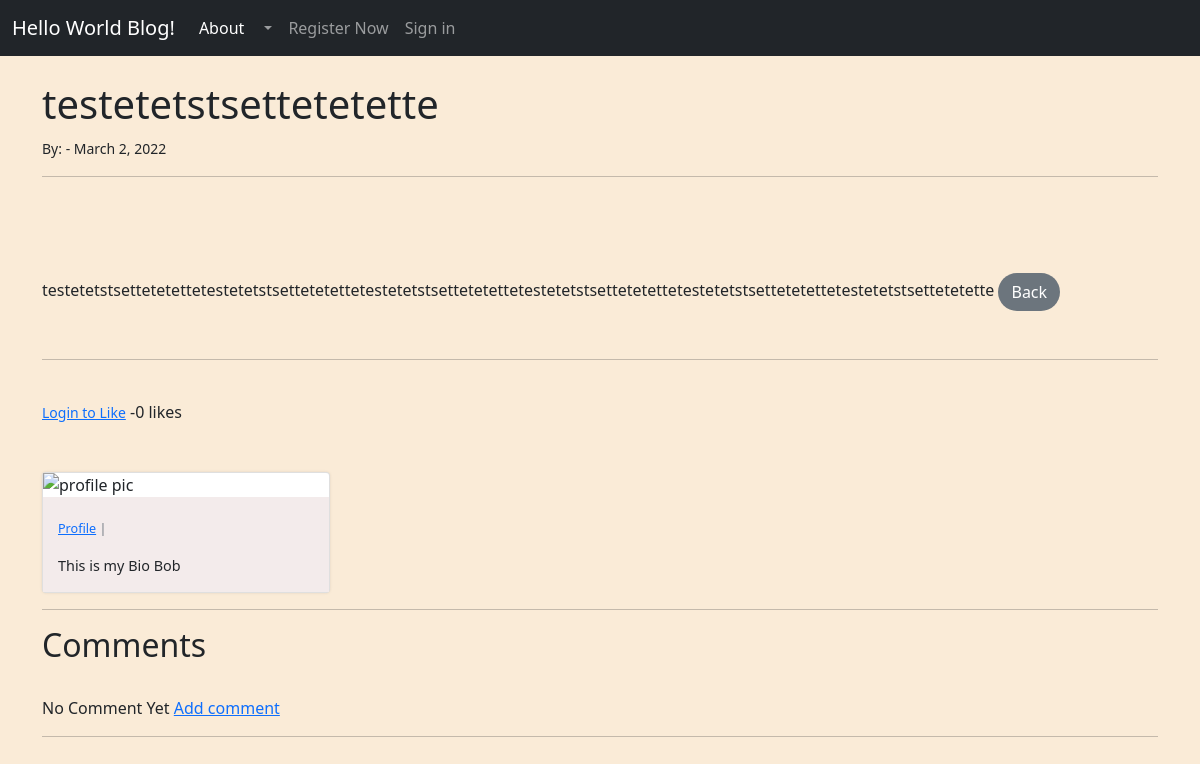
The app's page /article/17, older data.
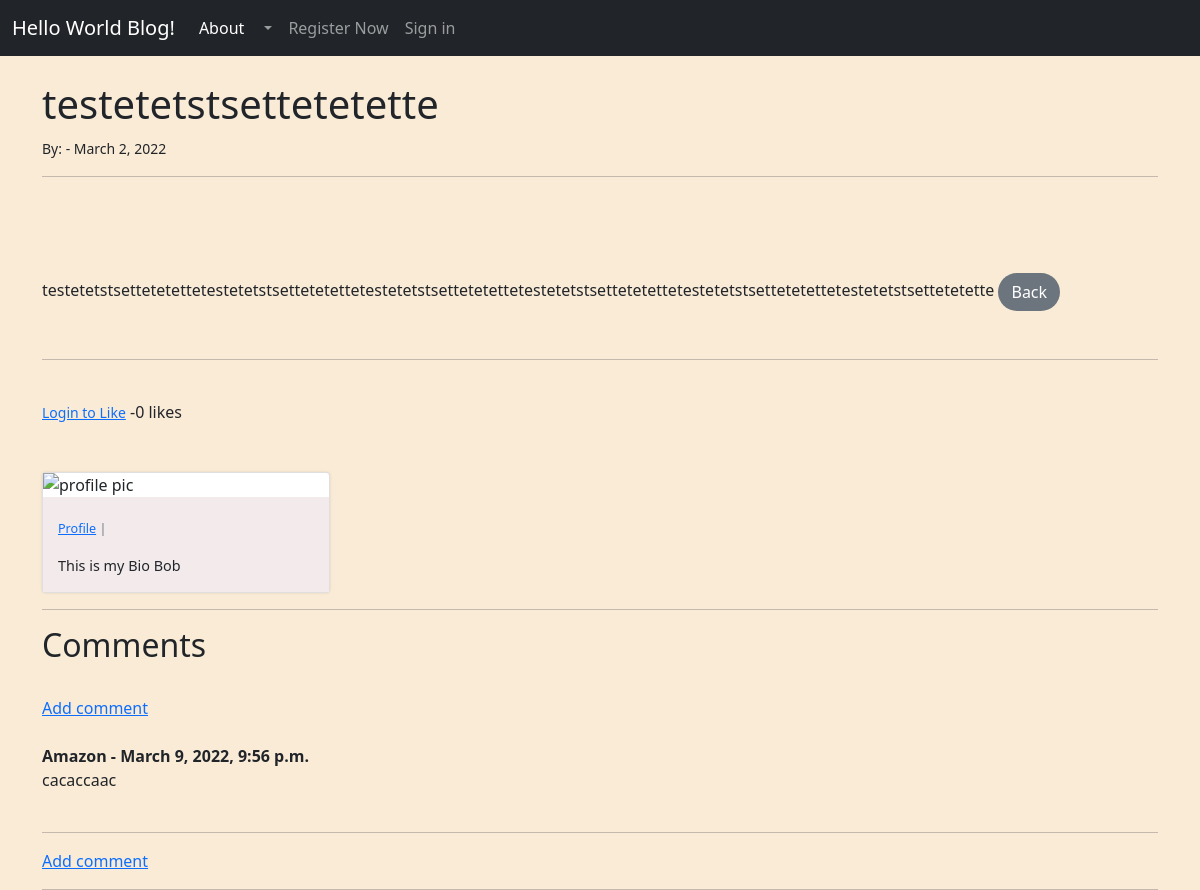
The same page, newer data.
### world/models.py (models this page shows, shortened)
class Comment(models.Model):
    post = models.ForeignKey(Post, related_name="comments", on_delete=models.CASCADE)
    name = models.CharField(max_length=255)
    body = models.TextField()
    date_added = models.DateTimeField(auto_now_add=True)

### world/views.py (the view)
# urls.py: path('article/<int:pk>', ArticleView.as_view(), name='details-article'),
class ArticleView(DetailView):
    model = Post
    template_name = 'details_article.html'
    def get_context_data(self, *args, **kwargs):
        caty_menu = Category.objects.all()
        context = super(ArticleView, self).get_context_data(*args, **kwargs)
        content = get_object_or_404(Post, id=self.kwargs['pk'])
        likes_total = content.likes_total()
        liked = False
        if content.likes.filter(id=self.request.user.id).exists():
            liked = True
        context["likes_total"] = likes_total
        context["caty_menu"] = caty_menu
        context["liked"] = liked
        return context

### world/models.py (called while the page is built)
    def likes_total(self):
        return self.likes.count()

### world/templates/details_article.html (shortened to what this page needs)
{% extends 'base.html' %}
{% load static %}
{% block content %}
<h1>{{ post.title }}</h1>
<small>By:
        {{ post.author.last_name}} -
        {{ post.publish_date }}
</small><br/>
<hr>
<br/>
<br/><br/>
{{ post.body|safe }}
<a href="{% url 'index' %}"class="btn btn-secondary">Back</a>
<br/><br/>
<hr>
<br/>
<form action="{% url 'post_like' post.pk %}"
method="POST">
    {% if user.is_authenticated %}
        {% if liked %}
                <button type="submit", name="post_id", value="{{post.id}}", class="btn btn-danger btn-sm">Dislike</button>
        {% else %}
                <button type="submit", name="post_id", value="{{post.id}}", class="btn btn-primary btn-sm">Like</button>
        {% endif %}
    {%else %}
        <small><a href="{% url 'login' %}">Login to Like</a></small>
    {% endif %}
        -{{ likes_total }} likes
</form>
<br><br/>
<div class="card" style="width: 18rem;">
{% if post.author.profile.profile_picture %}
        <img src="{{post.author.profile.profile_picture.url}}" alt="profile pic">
{% else %}
        <img src="{% static '/blogtravel/images/default-profile.jpg' %}" alt="profile pic">
{% endif %}
        <div class="card-body">
<p class="small text-muted">
        {% if post.author.profile %}
            <a href="{% url 'show_profile_page' post.author.profile.id %}">Profile</a> |
        {% endif %}
</p>
                <p class="card-text">{{post.author.profile.bio}}</p>
        </div>
</div>
<hr>
<h2> Comments</h2>
<br/>
{% if not post.comments.all %}
        No Comment Yet <a href ="{% url 'add_your_comments' post.pk %}"> Add comment</a>
{% else %}
<a href ="{% url 'add_your_comments' post.pk %}"> Add comment</a>
<br/><br/>
                {% for comment in post.comments.all %}
                <strong>
                        {{ comment.name }} -
                        {{ comment.date_added }}
                </strong>
                <br/>
                {{ comment.body }}
       {% endfor %}
       <br/><br/>
       <hr>
       <a href ="{% url 'add_your_comments' post.pk %}"> Add comment</a>
{% endif %}
<br/>
<hr>
{% endblock %}

Row changes from the older to the newer data that the page shows:
added Comment: name "Amazon", date_added "March 9, 2022, 9:56 p.m.", body "cacaccaac"
Text that changed along with them:
text no longer shown: "No Comment Yet"
